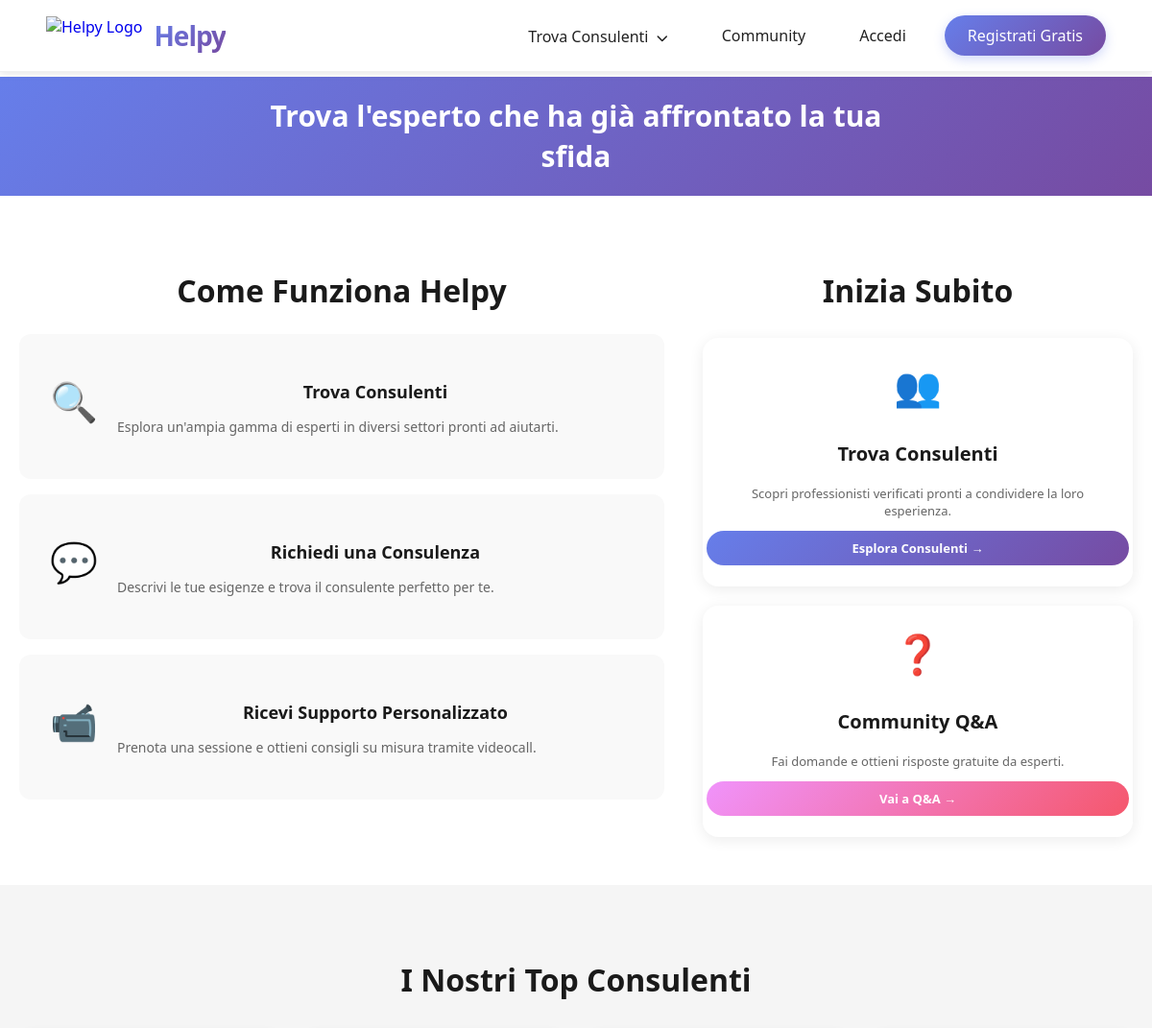
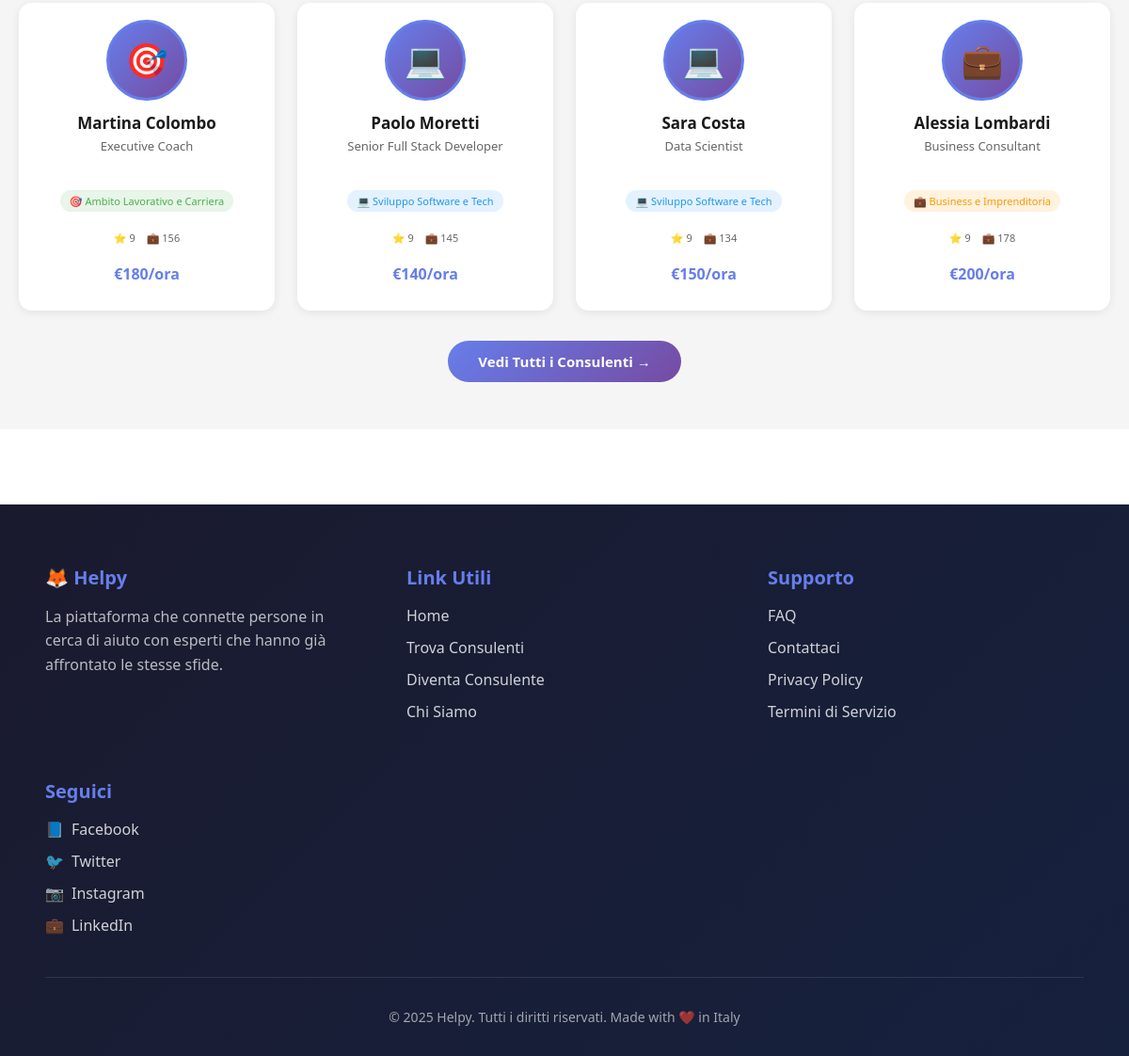
The page / on the database its author committed (2 pictures, top to bottom).
### app/models.py (models this page shows)
class Category(SQLModel, table=True):
    id: Optional[int] = Field(default=None, primary_key=True)
    name: str = Field(unique=True, index=True)
    slug: str = Field(unique=True, index=True)
    icon: Optional[str] = Field(default="🎯")
    description: Optional[str] = Field(default=None)
    target: Optional[str] = Field(default=None)
    color: Optional[str] = Field(default="#4CAF50")

class User(SQLModel, table=True):
    __tablename__ = "user"
    id: Optional[int] = Field(default=None, primary_key=True)
    email: str = Field(unique=True, index=True)
    password_md5: str
    nome: Optional[str] = None
    cognome: Optional[str] = None
    professione: Optional[str] = None
    category_id: Optional[int] = Field(default=None, foreign_key="category.id")
    profile_picture: Optional[str] = None
    prezzo_consulenza: Optional[int] = None
    consulenze_vendute: int = Field(default=0)
    consulenze_acquistate: int = Field(default=0)
    bollini: int = Field(default=0)
    descrizione: Optional[str] = None
    aree_interesse: Optional[str] = None
    confirmed: int = Field(default=0)
    confirmation_code: Optional[str] = None
    is_verified: bool = Field(default=False)
    is_anonymous: bool = Field(default=False)  # Se True, mostra "Utente #ID" invece del nome
    user_type_id: int = Field(default=1)  # 1=Utente, 2=Verificatore, 3=Amministratore
    created_at: Optional[datetime] = Field(default_factory=datetime.utcnow)

### app/routes/home.py (the view)
@router.get("/", response_class=HTMLResponse)
async def home(request: Request):
    current_user = verify_token(request)
    categories = getattr(request.state, 'categories', [])
    with get_session() as session:
        try:
            featured_consultants_query = (
                select(User)
                .where(User.bollini > 0)
                .order_by(User.bollini.desc())
                .limit(4)
            )
            featured_users = session.exec(featured_consultants_query).all()
            consultants = []
            for user in featured_users:
                category = None
                if user.category_id:
                    category = session.get(Category, user.category_id)
                consultants.append({
                    "user": user,
                    "category": category
                })
            logger.info(f"Home page loaded with {len(consultants)} featured consultants")
            return request.app.state.templates.TemplateResponse(
                "home.html",
                {
                    "request": request,
                    "categories": categories,
                    "consultants": consultants,
                    "current_user": current_user,  # ✅ Cambiato da user a current_user
                    "hero_img_url": "https://i.imgur.com/YourImage.png"
                }
            )
        except Exception as e:
            logger.error(f"Error loading home page: {e}", exc_info=True)
            return request.app.state.templates.TemplateResponse(
                "home.html",
                {
                    "request": request,
                    "categories": [],
                    "consultants": [],
                    "current_user": current_user,  # ✅ Cambiato da user a current_user
                    "error": "Errore nel caricamento della pagina"
                }
            )

### app/templates/home.html (shortened to what this page needs)
{% extends "base.html" %}
{% block content %}
<section class="hero-simple">
    <h1 class="hero-simple-title">
        Trova l'esperto che ha già affrontato la tua sfida
    </h1>
</section>
<section class="combined-section">
    <div class="combined-container">
        <div class="how-works-column">
            <h2 class="how-title">Come Funziona Helpy</h2>
            <div class="how-steps">
                <div class="how-step">
                    <div class="how-icon">🔍</div>
                    <div class="how-step-content">
                        <h3 class="how-step-title">Trova Consulenti</h3>
                        <p class="how-step-desc">
                            Esplora un'ampia gamma di esperti in diversi settori pronti ad aiutarti.
                        </p>
                    </div>
                </div>
                <div class="how-step">
                    <div class="how-icon">💬</div>
                    <div class="how-step-content">
                        <h3 class="how-step-title">Richiedi una Consulenza</h3>
                        <p class="how-step-desc">
                            Descrivi le tue esigenze e trova il consulente perfetto per te.
                        </p>
                    </div>
                </div>
                <div class="how-step">
                    <div class="how-icon">📹</div>
                    <div class="how-step-content">
                        <h3 class="how-step-title">Ricevi Supporto Personalizzato</h3>
                        <p class="how-step-desc">
                            Prenota una sessione e ottieni consigli su misura tramite videocall.
                        </p>
                    </div>
                </div>
            </div>
        </div>
        <div class="cta-column">
            <h2 class="cta-column-title">Inizia Subito</h2>
            <a href="/consultants" class="cta-card">
                <div class="cta-card-icon">👥</div>
                <h3 class="cta-card-title">Trova Consulenti</h3>
                <p class="cta-card-desc">
                    Scopri professionisti verificati pronti a condividere la loro esperienza.
                </p>
                <span class="cta-btn">Esplora Consulenti →</span>
            </a>
            <a href="/community" class="cta-card">
                <div class="cta-card-icon">❓</div>
                <h3 class="cta-card-title">Community Q&A</h3>
                <p class="cta-card-desc">
                    Fai domande e ottieni risposte gratuite da esperti.
                </p>
                <span class="cta-btn cta-btn-secondary">Vai a Q&A →</span>
            </a>
        </div>
    </div>
</section>
<section class="featured">
    <h2 class="featured-title">I Nostri Top Consulenti</h2>
    {% if consultants %}
    <div class="consultant-grid">
        {% for item in consultants %}
        <a href="/user/{{ item.user.id }}" class="consultant-card">
            {% if item.user.profile_picture %}
            <img src="{{ item.user.profile_picture }}" alt="{{ item.user.nome }}" class="consultant-avatar">
            {% else %}
            <div class="consultant-avatar-default">
                {{ item.category.icon if item.category else '👤' }}
            </div>
            {% endif %}
            <h3>{{ item.user.nome }} {{ item.user.cognome or '' }}</h3>
            <p class="consultant-profession">{{ item.user.professione or 'Consulente' }}</p>
            {% if item.category %}
            <span class="consultant-category" style="background: {{ item.category.color }}20; color: {{ item.category.color }};">
                {{ item.category.icon }} {{ item.category.name }}
            </span>
            {% endif %}
            <div class="consultant-stats">
                <span>⭐ {{ item.user.bollini }}</span>
                <span>💼 {{ item.user.consulenze_vendute }}</span>
            </div>
            {% if item.user.prezzo_consulenza %}
            <div class="consultant-price">
                €{{ "%.0f"|format(item.user.prezzo_consulenza) }}/ora
            </div>
            {% endif %}
        </a>
        {% endfor %}
    </div>
    <div style="text-align: center;">
        <a href="/consultants" class="view-all-btn">Vedi Tutti i Consulenti →</a>
    </div>
    {% else %}
    <p style="text-align: center; color: #666; font-size: 18px;">
        Nessun consulente disponibile al momento.
    </p>
    {% endif %}
</section>
{% endblock %}

### app/templates/base.html (shortened to what this page needs)
<!DOCTYPE html>
<html lang="it">
<head>
    <link rel="stylesheet" href="https://cdnjs.cloudflare.com/ajax/libs/font-awesome/6.4.0/css/all.min.css">
    <link rel="stylesheet" href="/static/style.css">
    <link rel="stylesheet" href="/static/mobile.css">
</head>
<body>
    <nav class="navbar">
        <div class="navbar-left">
            <a href="/" class="navbar-logo-link">
                <img src="https://i.imgur.com/4M34hi2.png" alt="Helpy Logo" class="navbar-logo">
                <span class="navbar-title">Helpy</span>
            </a>
        </div>
        <div class="navbar-links">
            <div class="navbar-dropdown">
                <a href="/consultants" class="navbar-link">
                    <span class="navbar-link-text">Trova Consulenti</span>
                    <i class="fas fa-chevron-down" style="font-size: 12px; margin-left: 4px;"></i>
                </a>
            </div>
            <a href="/community" class="navbar-link">
                <span class="navbar-link-text">Community</span>
            </a>
            {% if current_user %}
                <a href="/profile" class="navbar-link">
                    <span style="font-size: 18px;">👤</span>
                    <span class="navbar-link-text">{{ current_user.nome or current_user.email.split('@')[0] }}</span>
                </a>
                <a href="/logout" class="register-btn logout-btn">
                    Logout
                </a>
                <div class="notifications-icon" id="notificationsIcon" onclick="toggleNotifications()">
                    <i class="fas fa-bell"></i>
                    <span class="notifications-badge" id="notificationsBadge" style="display: none;">0</span>
                    <span class="chat-reopen-text" onclick="event.stopPropagation(); reopenChatWidget()">Chat</span>
                </div>
            {% else %}
                <a href="/login" class="navbar-link">Accedi</a>
                <a href="/register" class="register-btn">
                    Registrati Gratis
                </a>
            {% endif %}
        </div>
    </nav>
    {% block content %}{% endblock %}
    <footer class="footer">
        <div class="footer-content">
            <div class="footer-section">
                <h3>🦊 Helpy</h3>
                <p style="color: rgba(255,255,255,0.7); line-height: 1.6;">
                    La piattaforma che connette persone in cerca di aiuto con esperti che hanno già affrontato le stesse sfide.
                </p>
            </div>
            <div class="footer-section">
                <h3>Link Utili</h3>
                <ul>
                    <li><a href="/">Home</a></li>
                    <li><a href="/consultants">Trova Consulenti</a></li>
                    <li><a href="/register">Diventa Consulente</a></li>
                    <li><a href="/about">Chi Siamo</a></li>
                </ul>
            </div>
            <div class="footer-section">
                <h3>Supporto</h3>
                <ul>
                    <li><a href="/faq">FAQ</a></li>
                    <li><a href="/contact">Contattaci</a></li>
                    <li><a href="/privacy">Privacy Policy</a></li>
                    <li><a href="/terms">Termini di Servizio</a></li>
                </ul>
            </div>
            <div class="footer-section">
                <h3>Seguici</h3>
                <ul>
                    <li><a href="#" style="display: flex; align-items: center; gap: 8px;">
                        <span>📘</span> Facebook
                    </a></li>
                    <li><a href="#" style="display: flex; align-items: center; gap: 8px;">
                        <span>🐦</span> Twitter
                    </a></li>
                    <li><a href="#" style="display: flex; align-items: center; gap: 8px;">
                        <span>📷</span> Instagram
                    </a></li>
                    <li><a href="#" style="display: flex; align-items: center; gap: 8px;">
                        <span>💼</span> LinkedIn
                    </a></li>
                </ul>
            </div>
        </div>
        <div class="footer-bottom">
            © {{ current_year or 2025 }} Helpy. Tutti i diritti riservati. Made with ❤️ in Italy
        </div>
    </footer>
</body>
</html>

### app/static/style.css (style rules this page uses)
body { font-family: 'Segoe UI', Arial, sans-serif; background: #fff; margin: 0; padding: 0; color: #222; }
.navbar { display: flex; align-items: center; justify-content: space-between; padding: 24px 40px 16px 40px; background: #fff; border-bottom: 1px solid #f0f0f0; }
.navbar-left { display: flex; align-items: center; gap: 12px; }
.navbar-logo { height: 36px; }
.navbar-title { font-size: 1.7rem; font-weight: 700; color: #2563eb; letter-spacing: -1px; }
.navbar-links { display: flex; gap: 32px; font-size: 1.1rem; }
.navbar-links a { color: #222; text-decoration: none; font-weight: 500; }
.how-title { font-size: 1.5rem; font-weight: 700; margin-bottom: 32px; }
.how-steps { display: flex; justify-content: center; gap: 60px; margin-bottom: 10px; }
.how-icon { font-size: 2.2rem; margin-bottom: 12px; color: #2563eb; }
.how-step-title { font-weight: 600; margin-bottom: 8px; }
.how-step-desc { color: #555; font-size: 1rem; }
.featured { padding: 48px 20px; background: #fff; }
.featured-title { font-size: 1.8rem; font-weight: 700; margin-bottom: 40px; color: #222; text-align: center; }
.consultant-card { background: white; border-radius: 12px; padding: 30px 25px; text-align: center; box-shadow: 0 2px 12px rgba(0,0,0,0.08); transition: transform 0.2s, box-shadow 0.2s; display: flex; flex-direction: column; align-items: center; }
.consultant-category { display: inline-block; padding: 6px 12px; border-radius: 20px; font-size: 0.85em; font-weight: 600; margin: 10px 0; }
.consultant-price { font-size: 1.8em; font-weight: bold; color: #007bff; margin: 15px 0 10px 0; }
.consultant-stats { color: #888; font-size: 0.9em; margin-bottom: 20px; display: flex; align-items: center; justify-content: center; gap: 5px; }
.register-btn { display: inline-block; background: #2563eb; color: #fff !important; font-weight: 600; padding: 10px 28px; border-radius: 7px; text-decoration: none; font-size: 1.08rem; box-shadow: 0 2px 8px rgba(37,99,235,0.08); transition: background 0.2s, box-shadow 0.2s; border: none; }
.consultant-grid { display: grid; grid-template-columns: repeat(auto-fit, minmax(260px, 1fr)); gap: 24px; max-width: 1300px; margin: 0 auto; }
.consultant-card { background: white; border-radius: 12px; padding: 24px 20px; text-align: center; box-shadow: 0 2px 12px rgba(0,0,0,0.08); transition: all 0.2s; text-decoration: none; color: inherit; display: flex; flex-direction: column; align-items: center; }
.consultant-avatar-default { width: 100px; height: 100px; border-radius: 50%; background: linear-gradient(135deg, #667eea 0%, #764ba2 100%); color: white; display: flex; align-items: center; justify-content: center; font-size: 3rem; margin: 0 auto 16px; border: 3px solid #667eea; transition: all 0.2s; }
.consultant-card h3 { font-size: 1.35em; font-weight: 600; margin: 0 0 6px 0; color: #222; }
.consultant-profession { color: #666; font-size: 0.95em; margin: 0 0 12px 0; min-height: 40px; line-height: 1.4; }
.consultant-category { display: inline-block; padding: 5px 12px; border-radius: 20px; font-size: 0.8em; font-weight: 600; margin: 8px 0; }
.consultant-stats { display: flex; gap: 12px; justify-content: center; margin-top: 12px; font-size: 0.85em; color: #888; }
.consultant-stats span { display: flex; align-items: center; gap: 4px; }
.consultant-price { margin-top: 12px; font-size: 1.1em; font-weight: 700; color: #28a745; }

### rows shown on the page
Category: category "🎯", category.icon "🎯", category.name "Ambito Lavorativo e Carriera"
User: user.nome "Martina Colombo", user "Executive Coach", user.bollini "9", user.consulenze_vendute "156", user.prezzo_consulenza "180"
Category: category "💻" "💻", category.icon "💻" "💻", category.name "Sviluppo Software e Tech" "Sviluppo Software e Tech"
User: user.nome "Paolo Moretti", user "Senior Full Stack Developer", user.bollini "9", user.consulenze_vendute "145", user.prezzo_consulenza "140"
User: user.nome "Sara Costa", user "Data Scientist", user.bollini "9", user.consulenze_vendute "134", user.prezzo_consulenza "150"
Category: category "💼", category.icon "💼", category.name "Business e Imprenditoria"
User: user.nome "Alessia Lombardi", user "Business Consultant", user.bollini "9", user.consulenze_vendute "178", user.prezzo_consulenza "200"

### other values the page prints
{{ current_year or 2025 }} "2025"
